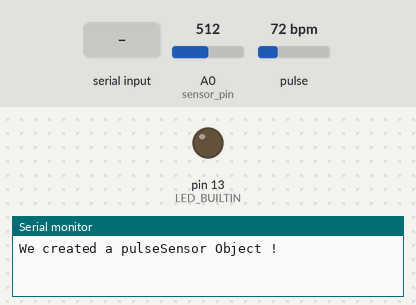
Recording of a sketch running on a simulated Arduino Uno, built with avr-gcc and run on an emulated ATmega328P. Shown: output pins drawn as LEDs (lit = HIGH), the last lines printed to the serial monitor. The inputs (shaded band) are chosen by the test bench; at power-on: pulse 72 bpm, A0 (sensor_pin) = 512.

Above: at 1.2 s.
1.3 s: "Ready\n" received over Serial
At 3.4 s:
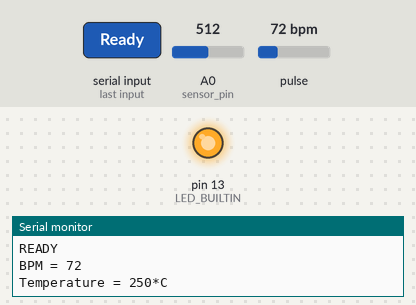
4.3 s: pulse set to 60 bpm
6.2 s: pulse set to 55 bpm
At 7.7 s:
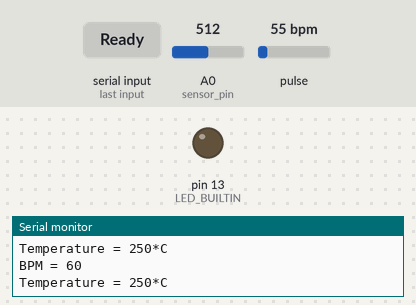
9.2 s: pulse set to 70 bpm
At 10.1 s:
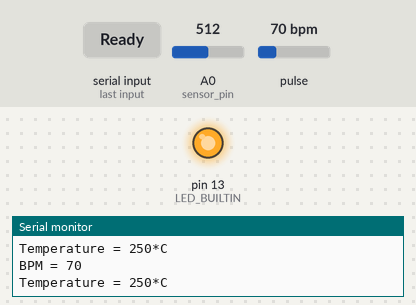
Timing chart, 0 to 11.7 s (numbered marks = the images above; inputs shaded):
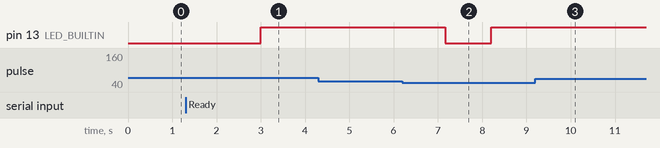

The sketch:

Pulse_temp_handshake_2.ino
```cpp
#define sensor_pin A0
#define pulse_pin A1
#define USE_ARDUINO_INTERRUPTS true
#include <PulseSensorPlayground.h>

int Threshold = 550;
const int LED = LED_BUILTIN;
int myBPM = 0;
int bpm = 0;
int temp = 0;

PulseSensorPlayground pulseSensor;

bool handshakeComplete = false; // Flag to indicate handshake completion

void setup() {
  Serial.begin(115200);

  pulseSensor.analogInput(pulse_pin);
  pulseSensor.blinkOnPulse(LED);
  pulseSensor.setThreshold(Threshold);

  if (pulseSensor.begin()) {
    Serial.println("We created a pulseSensor Object !");
  }
}

void loop() {
  if (!handshakeComplete) {
    if (Serial.available()) {
      String message = Serial.readStringUntil('\n');
      message.trim();
      if (message == "Ready") {
        send_handshake_ack(); // Send handshake acknowledgement
        handshakeComplete = true; // Set the handshake flag
      }
    }
  } else {
    send_data_to_esp(); // Send data to ESP32
  }

  delay(1000);
}

void send_handshake_ack() {
  Serial.println("READY"); // Send handshake acknowledgement
}

void send_data_to_esp() {
  bpm = read_pulse_sensor_value();
  temp = read_temp_sensor_value();

  Serial.print("BPM = ");
  Serial.println(bpm);
  Serial.print("Temperature = ");
  Serial.print(temp);
  Serial.println("*C");

  // Rest of the code, if any
}

int read_pulse_sensor_value() {
  if (pulseSensor.sawStartOfBeat()) {
    myBPM = pulseSensor.getBeatsPerMinute();
  }
  delay(20);

  return myBPM;
}

int read_temp_sensor_value() {
  int adcData = analogRead(sensor_pin);
  float voltage = adcData * (5.0 / 1024.0);
  float temperature = voltage * 100;

  delay(20);

  return temperature;
}
```

Measured:
- the behaviour switches between 58 and 57 bpm on pulse (found by bisection; images 1 and 2)
- after the input at 1.3 s, pin 13 (LED_BUILTIN): LOW → HIGH after 1.7 s
- after the input at 6.2 s, pin 13 (LED_BUILTIN): HIGH → LOW after 0.97 s, → HIGH 1.0 s later
- after the input at 9.2 s, pin 13 (LED_BUILTIN): stays HIGH (without the input it goes to LOW after 0.05 s)
